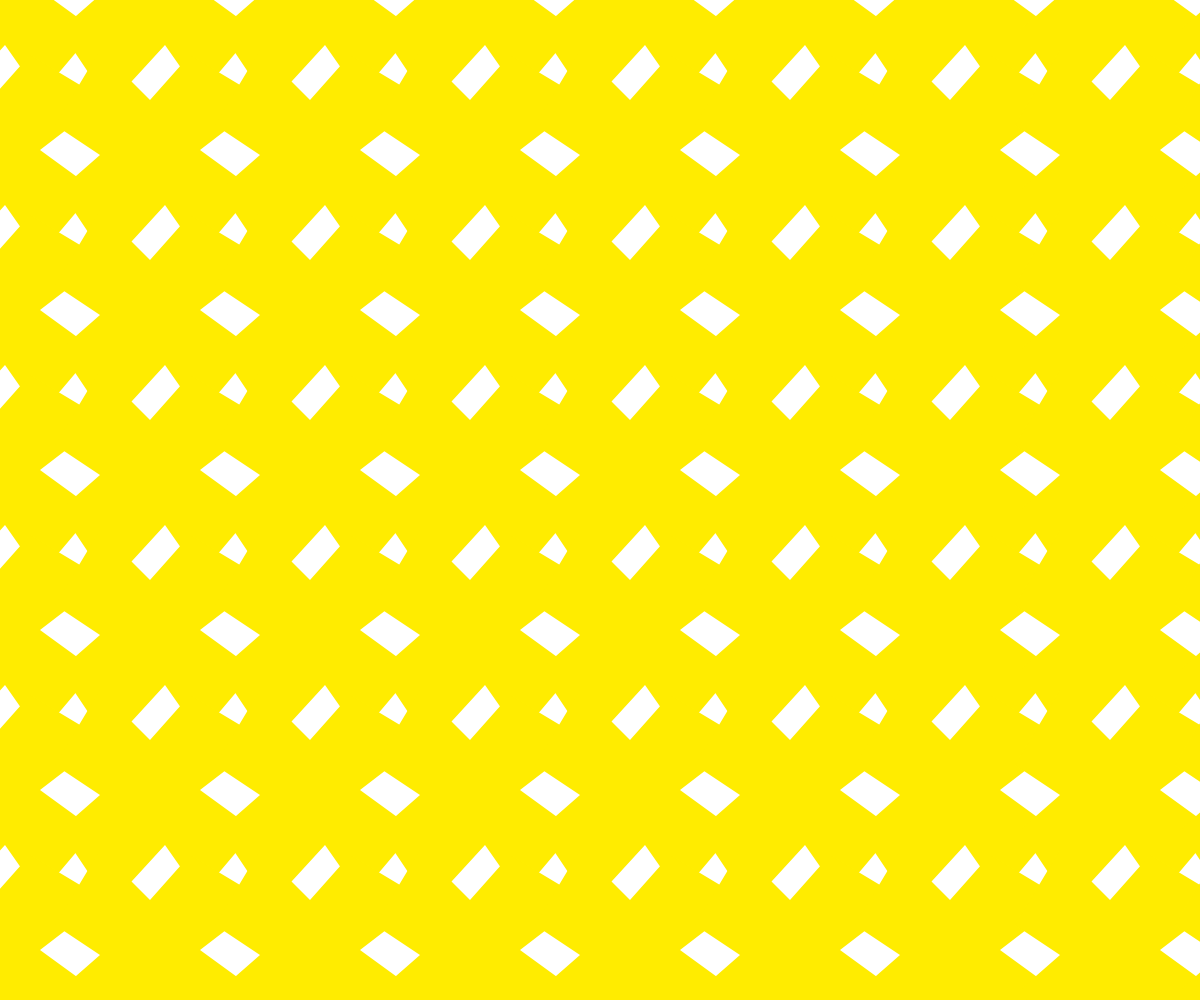
Frame 1 (no input)
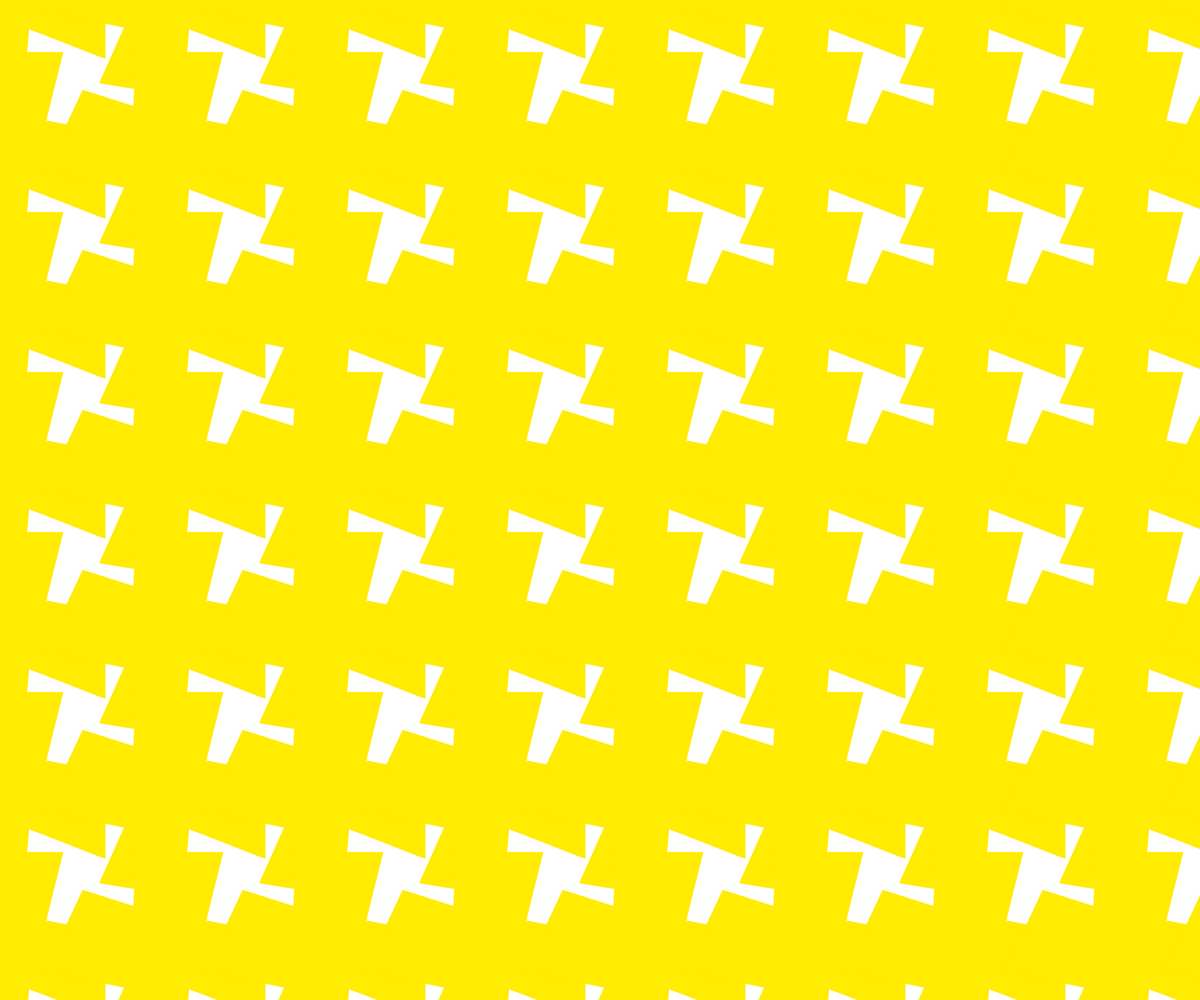
Frame 60 (no input)
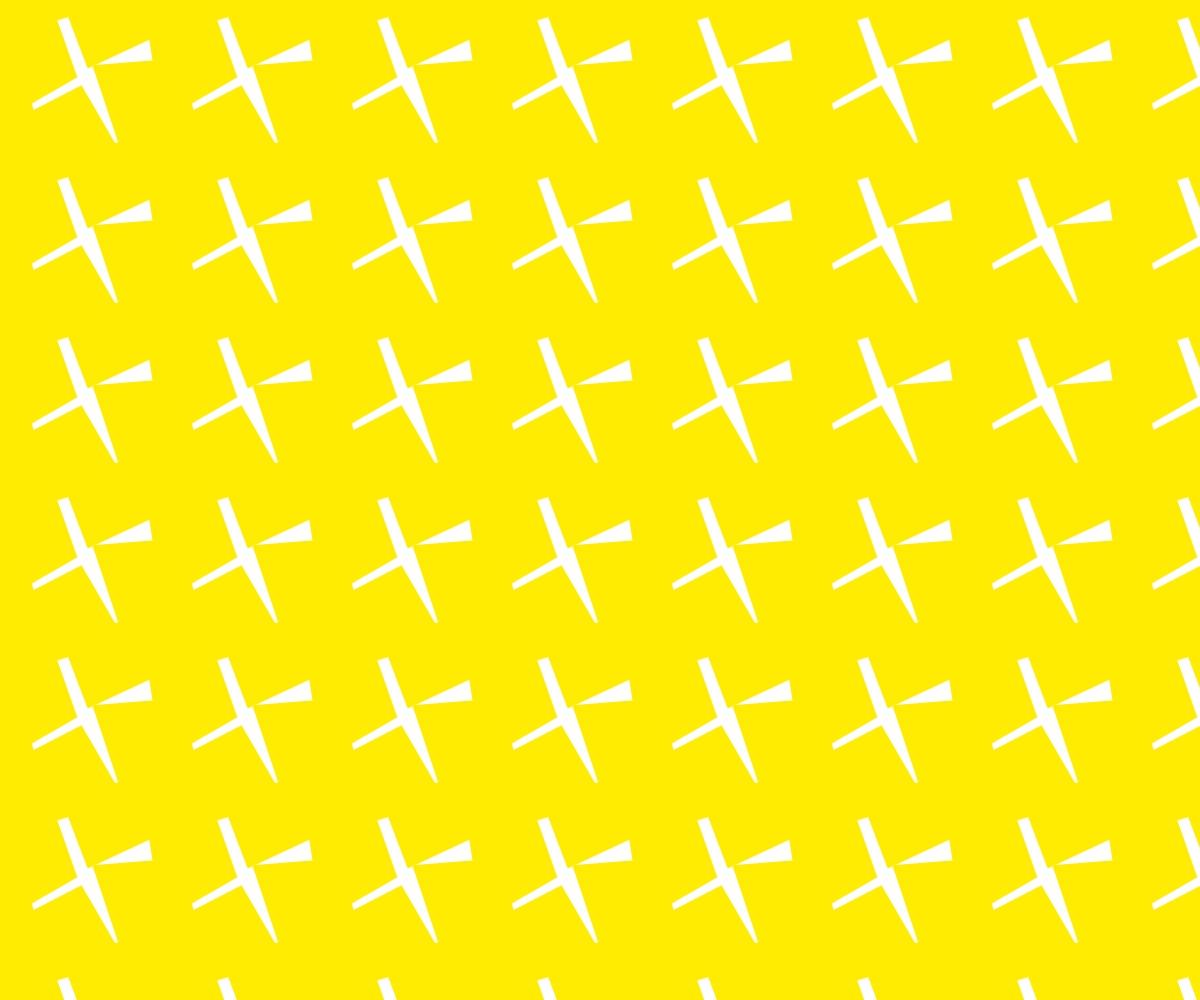
Frame 120 (the mouse pressed at the canvas centre since frame 60)

The p5.js sketch that drew these frames (run headless with seeded random() and noise() and a simulated clock; from frame 60 on, the mouse is pressed at the canvas centre):

// p5.js sketch
// ── sketch.js
var rad = 0;
var cols, rows;

function setup() {
  createCanvas(windowWidth, windowHeight);

  cols = width/160+1;
  rows = height/160;
}

function draw() {
  background(255);

  fill(255, 236, 0);
  noStroke();

  for (var i=0; i<cols; i++) {
    for (var j=0; j<rows; j++) {
      
      var centerX = i*160;
      var centerY = j*160;
      
      push();
      translate(centerX, centerY);
      rotate(rad);
			
      beginShape();
      vertex(-10, -60);
      vertex(-60, -110);
      vertex(-105, -35);
      vertex(-60, -5);
      vertex(-100, +30);
      vertex(-50, +105);
      vertex(+5, +45);
      vertex(+40, +95);
      vertex(+95, +30);
      vertex(+40, -10);
      vertex(+105, -60);
      vertex(+30, -105);
      vertex(-10, -60);
      endShape();
      pop();
    }
  }
  
  rad += PI/180;

}
